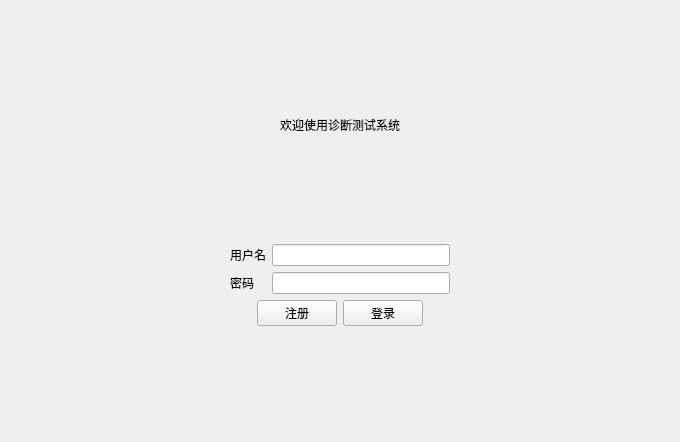
<?xml version="1.0" encoding="UTF-8"?>
<ui version="4.0">
 <class>LoginView</class>
 <widget class="QWidget" name="LoginView">
  <property name="geometry">
   <rect>
    <x>0</x>
    <y>0</y>
    <width>680</width>
    <height>442</height>
   </rect>
  </property>
  <property name="windowTitle">
   <string>登录</string>
  </property>
  <layout class="QVBoxLayout" name="verticalLayout">
   <item>
    <spacer name="verticalSpacer">
     <property name="orientation">
      <enum>Qt::Orientation::Vertical</enum>
     </property>
     <property name="sizeHint" stdset="0">
      <size>
       <width>20</width>
       <height>88</height>
      </size>
     </property>
    </spacer>
   </item>
   <item>
    <widget class="QLabel" name="label">
     <property name="text">
      <string>欢迎使用诊断测试系统</string>
     </property>
     <property name="alignment">
      <set>Qt::AlignmentFlag::AlignCenter</set>
     </property>
    </widget>
   </item>
   <item>
    <spacer name="verticalSpacer_2">
     <property name="orientation">
      <enum>Qt::Orientation::Vertical</enum>
     </property>
     <property name="sizeHint" stdset="0">
      <size>
       <width>20</width>
       <height>88</height>
      </size>
     </property>
    </spacer>
   </item>
   <item>
    <layout class="QHBoxLayout" name="horizontalLayout_2">
     <item>
      <spacer name="horizontalSpacer">
       <property name="orientation">
        <enum>Qt::Orientation::Horizontal</enum>
       </property>
       <property name="sizeHint" stdset="0">
        <size>
         <width>40</width>
         <height>20</height>
        </size>
       </property>
      </spacer>
     </item>
     <item>
      <layout class="QFormLayout" name="formLayout">
       <item row="0" column="0">
        <widget class="QLabel" name="label_2">
         <property name="text">
          <string>用户名</string>
         </property>
        </widget>
       </item>
       <item row="1" column="0">
        <widget class="QLabel" name="label_3">
         <property name="text">
          <string>密码</string>
         </property>
        </widget>
       </item>
       <item row="1" column="1">
        <widget class="QLineEdit" name="inputUserPassword">
         <property name="echoMode">
          <enum>QLineEdit::EchoMode::Password</enum>
         </property>
        </widget>
       </item>
       <item row="0" column="1">
        <widget class="QLineEdit" name="inputUserName"/>
       </item>
      </layout>
     </item>
     <item>
      <spacer name="horizontalSpacer_2">
       <property name="orientation">
        <enum>Qt::Orientation::Horizontal</enum>
       </property>
       <property name="sizeHint" stdset="0">
        <size>
         <width>40</width>
         <height>20</height>
        </size>
       </property>
      </spacer>
     </item>
    </layout>
   </item>
   <item>
    <layout class="QHBoxLayout" name="horizontalLayout_3">
     <item>
      <spacer name="horizontalSpacer_3">
       <property name="orientation">
        <enum>Qt::Orientation::Horizontal</enum>
       </property>
       <property name="sizeHint" stdset="0">
        <size>
         <width>40</width>
         <height>20</height>
        </size>
       </property>
      </spacer>
     </item>
     <item>
      <layout class="QHBoxLayout" name="horizontalLayout">
       <item>
        <widget class="QPushButton" name="btSignUp">
         <property name="text">
          <string>注册</string>
         </property>
        </widget>
       </item>
       <item>
        <widget class="QPushButton" name="btSignIn">
         <property name="text">
          <string>登录</string>
         </property>
        </widget>
       </item>
      </layout>
     </item>
     <item>
      <spacer name="horizontalSpacer_4">
       <property name="orientation">
        <enum>Qt::Orientation::Horizontal</enum>
       </property>
       <property name="sizeHint" stdset="0">
        <size>
         <width>40</width>
         <height>20</height>
        </size>
       </property>
      </spacer>
     </item>
    </layout>
   </item>
   <item>
    <spacer name="verticalSpacer_3">
     <property name="orientation">
      <enum>Qt::Orientation::Vertical</enum>
     </property>
     <property name="sizeHint" stdset="0">
      <size>
       <width>20</width>
       <height>88</height>
      </size>
     </property>
    </spacer>
   </item>
  </layout>
 </widget>
 <resources/>
 <connections/>
</ui>
